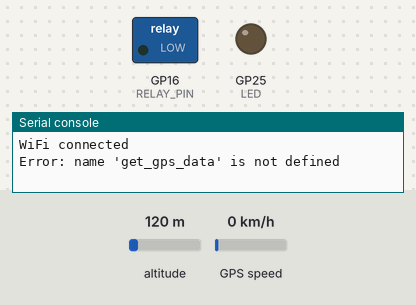
The program below on a simulated Raspberry Pi Pico running MicroPython. Parts: switched loads named in the program (green lamp = pin HIGH), output pins drawn as LEDs (lit = HIGH), the last lines printed to the serial console. The test bench sets the inputs (shaded band); at power-on: altitude 120 m, GPS speed 0 km/h. WiFi joins after 1.5 s; a reset restarts the program; the GPS gets a fix after 3 s at 37.7749, -122.4194 with 8 satellites; web requests get an empty 200 reply after 0.4 s; threads take turns every 2 ms; the clock reads 2024-03-15 10:24:30 at power-on unless the program sets it. At 12.3 s the program restarts the board; the recording ends there.

Above: at 2.1 s.
At 8.4 s:
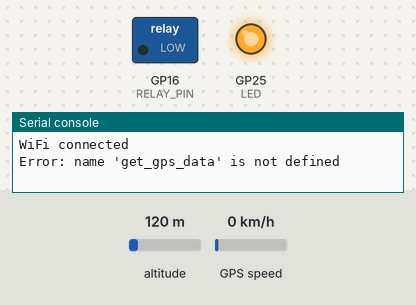
Timing chart, 0 to 9.9 s (numbered marks = the images above):
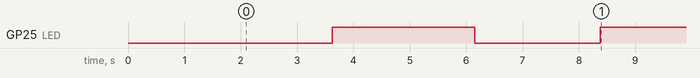

The program:

main.py
```python
from machine import UART, Pin
import time
import json
import struct
import network
import urequests
import _thread
import gc

# Настройка GPIO
RELAY_PIN = Pin(16, Pin.OUT)  # Пин для реле
LED = Pin("LED", Pin.OUT)     # Встроенный LED для индикации

# Настройка GPS модуля
gps_uart = UART(1, baudrate=9600, tx=Pin(4), rx=Pin(5))

# Настройка WiFi
WIFI_SSID = "your_ssid"
WIFI_PASS = "your_password"
SERVER_URL = "http://your_server:8001"

# Глобальные переменные
last_position = {"lat": 0, "lng": 0, "speed": 0}
last_send_time = 0
device_enabled = True
MIN_DISTANCE = 0.0001  # Минимальное изменение координат для отправки
MIN_SEND_INTERVAL = 5  # Минимальный интервал между отправками в секундах

DEVICE_ID = "your_device_id"
API_URL = "https://wais-kurierdienst.de"

def connect_wifi():
    wlan = network.WLAN(network.STA_IF)
    wlan.active(True)
    if not wlan.isconnected():
        print('Connecting to WiFi...')
        wlan.connect(WIFI_SSID, WIFI_PASS)
        while not wlan.isconnected():
            time.sleep(1)
    print('WiFi connected')
    return wlan

def parse_gps(line):
    """Парсинг NMEA данных"""
    try:
        if b"GPRMC" in line:
            data = line.decode().split(',')
            if data[2] == 'A':  # Данные валидны
                lat = float(data[3][:2]) + float(data[3][2:]) / 60
                lng = float(data[5][:3]) + float(data[5][3:]) / 60
                speed = float(data[7]) * 1.852  # Конвертация узлов в км/ч
                return lat, lng, speed
    except:
        pass
    return None

def calculate_distance(lat1, lon1, lat2, lon2):
    """Простой расчет расстояния между точками"""
    return ((lat2 - lat1) ** 2 + (lon2 - lon1) ** 2) ** 0.5

def send_data(lat, lng, speed):
    """Отправка данных в сжатом бинарном формате"""
    try:
        # Формируем бинарный пакет
        device_id = DEVICE_ID.ljust(16, '\0')
        timestamp = time.time()

        packet = struct.pack(
            "16sddfI",
            device_id.encode(),
            lat,
            lng,
            speed,
            int(timestamp)
        )

        # Отправляем данные
        response = urequests.post(
            f"{API_URL}/gps/binary_data",
            data=packet,
            headers={'Content-Type': 'application/octet-stream'}
        )
        LED.toggle()  # Индикация отправки
        response.close()
        gc.collect()  # Очистка памяти
    except Exception as e:
        print("Error sending data:", e)

def check_control_commands():
    """Проверка команд управления"""
    try:
        response = urequests.get(f"{SERVER_URL}/device/B-EQW1054/status")
        if response.status_code == 200:
            data = response.json()
            if data.get("status") == "disabled":
                RELAY_PIN.value(1)  # Отключаем двигатель
                global device_enabled
                device_enabled = False
            else:
                RELAY_PIN.value(0)  # Включаем двигатель
                device_enabled = True
        response.close()
        gc.collect()
    except:
        pass

def control_thread():
    """Отдельный поток для проверки команд управления"""
    while True:
        check_control_commands()
        time.sleep(5)

def check_status():
    try:
        response = urequests.get(f"{API_URL}/api/devices/{DEVICE_ID}/status")
        if response.status_code == 200:
            data = response.json()
            return data["enabled"]
    except:
        return True  # В случае ошибки продолжаем работать
    return True

def send_gps_data(lat, lng, speed):
    if not check_status():
        return  # Не отправляем данные если устройство выключено

    try:
        data = {
            "device_id": DEVICE_ID,
            "lat": lat,
            "lng": lng,
            "speed": speed,
            "timestamp": time.time()
        }
        response = urequests.post(
            f"{API_URL}/gps/data",
            json=data
        )
        print("GPS data sent:", response.status_code)
    except Exception as e:
        print("Error sending GPS data:", e)

def main():
    wlan = connect_wifi()
    _thread.start_new_thread(control_thread, ())

    while True:
        if gps_uart.any():
            line = gps_uart.readline()
            gps_data = parse_gps(line)

            if gps_data:
                lat, lng, speed = gps_data
                current_time = time.time()

                # Проверяем, нужно ли отправлять обновление
                distance = calculate_distance(
                    last_position["lat"],
                    last_position["lng"],
                    lat,
                    lng
                )

                if (distance > MIN_DISTANCE or
                    abs(speed - last_position["speed"]) > 5 or
                    current_time - last_send_time > MIN_SEND_INTERVAL):

                    send_data(lat, lng, speed)
                    last_position["lat"] = lat
                    last_position["lng"] = lng
                    last_position["speed"] = speed
                    last_send_time = current_time

        # Получаем GPS данные
        lat, lng, speed = get_gps_data()  # Ваша функция получения GPS данных

        # Проверяем статус и отправляем данные
        send_gps_data(lat, lng, speed)

        # Ждем 5 секунд
        time.sleep(5)

if __name__ == "__main__":
    try:
        main()
    except Exception as e:
        print("Error:", e)
        machine.reset() 
```

boot.py
```python
import machine
import time

# Настройка watchdog на случай зависания
wdt = machine.WDT(timeout=8000)  # 8 секунд

def do_connect():
    import network
    wlan = network.WLAN(network.STA_IF)
    wlan.active(True)
    if not wlan.isconnected():
        print('Connecting to WiFi...')
        wlan.connect('your_ssid', 'your_password')
        for _ in range(10):  # Ждем подключения
            if wlan.isconnected():
                break
            time.sleep(1)
    print('Network config:', wlan.ifconfig())

# Запускаем основной скрипт
try:
    do_connect()
    import main
except Exception as e:
    print("Boot error:", e)
    machine.reset() 
```

Measured:
- by itself, GP25 (LED): LOW → HIGH at 3.6 s, → LOW 2.5 s later, → HIGH 2.2 s later
